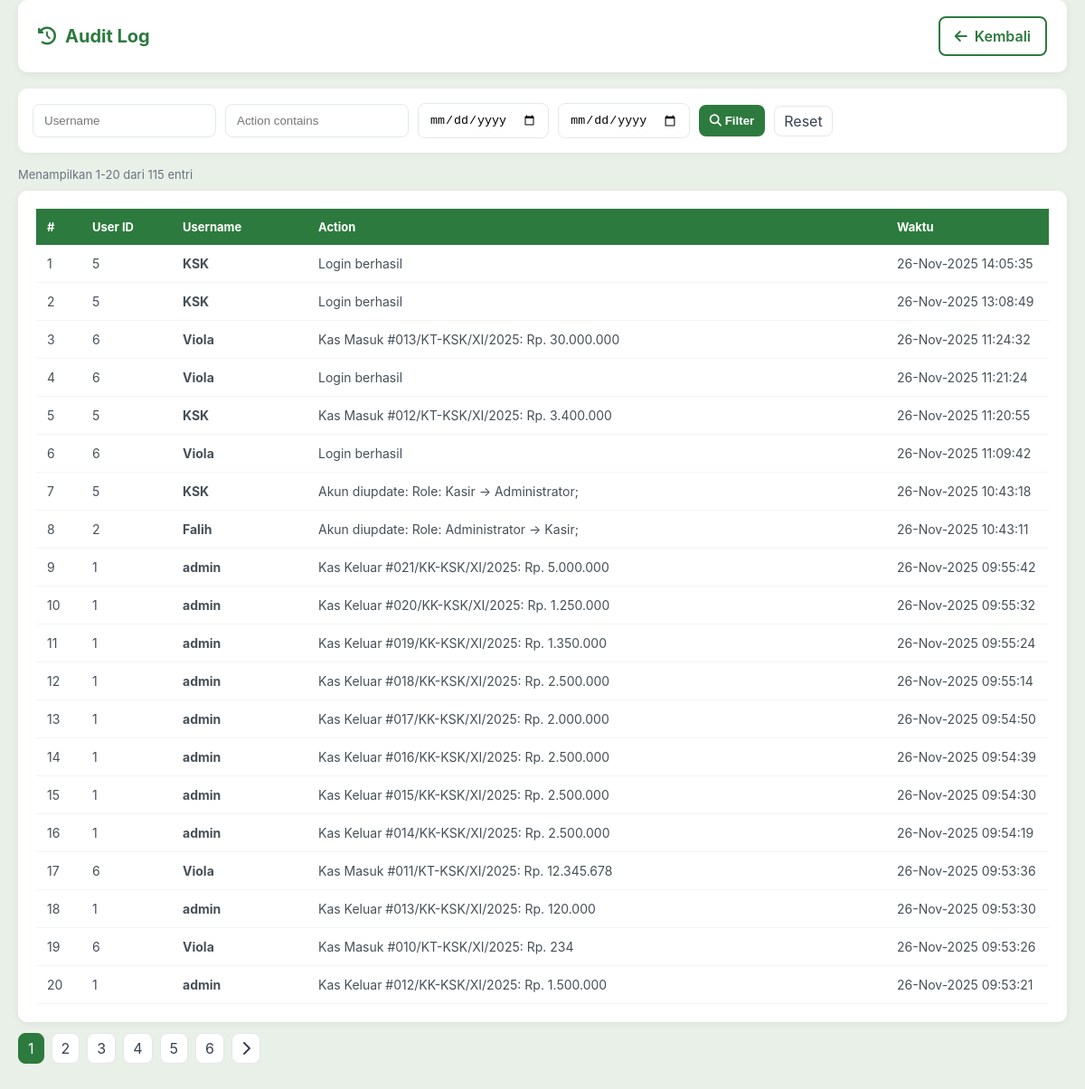
/audit_log.php (signed in), run on the app's committed database.
### tables this page shows
CREATE TABLE `audit_log` (
  `id` int(11) NOT NULL,
  `user_id` int(11) NOT NULL,
  `username` varchar(100) NOT NULL,
  `action` varchar(255) NOT NULL,
  `ip_address` varchar(50) DEFAULT NULL,
  `timestamp` datetime DEFAULT current_timestamp()
);

### audit_log.php (the view, shortened to what this page needs)
<?php
require_once 'config/conn_db.php';
$username = isset($_GET['username']) ? clean_input($_GET['username']) : '';
$actionq = isset($_GET['action_q']) ? clean_input($_GET['action_q']) : '';
$date_from = isset($_GET['date_from']) ? clean_input($_GET['date_from']) : '';
$date_to = isset($_GET['date_to']) ? clean_input($_GET['date_to']) : '';
$page = max(1, intval($_GET['page'] ?? 1));
$perPage = 20;
$where = '';
$countRes = mysqli_query($conn, "SELECT COUNT(*) AS total FROM audit_log $where");
$total = 0;
if ($countRes) {
    $r = mysqli_fetch_assoc($countRes);
    $total = intval($r['total']);
}
$offset = ($page - 1) * $perPage;
$sql = "SELECT * FROM audit_log $where ORDER BY timestamp DESC LIMIT $offset, $perPage";
$res = mysqli_query($conn, $sql);
?>
<!DOCTYPE html>
<html lang="id">
<head>
    <link rel="stylesheet" href="https://cdnjs.cloudflare.com/ajax/libs/font-awesome/6.4.0/css/all.min.css">
</head>
<body>
    <div class="container">
        <div class="header">
            <h2><i class="fas fa-history"></i> Audit Log</h2>
            <div class="page-actions">
                <a href="dashboard.php" class="btn btn-outline"><i class="fas fa-arrow-left"></i> Kembali</a>
            </div>
        </div>
        <div class="form-filters">
            <form method="get" style="display:flex; gap:10px; align-items:center; flex-wrap:wrap; width:100%;">
                <input type="text" name="username" placeholder="Username" value="<?php echo htmlspecialchars($username); ?>">
                <input type="text" name="action_q" placeholder="Action contains" value="<?php echo htmlspecialchars($actionq); ?>">
                <input type="date" name="date_from" value="<?php echo htmlspecialchars($date_from); ?>">
                <input type="date" name="date_to" value="<?php echo htmlspecialchars($date_to); ?>">
                <button type="submit"><i class="fas fa-search"></i> Filter</button>
                <a href="audit_log.php" class="page-link">Reset</a>
            </form>
        </div>
        <div class="small muted" style="margin:10px 0;">
            Menampilkan <?php echo ($total>0?($offset+1)."-".min($offset+$perPage,$total):"0"); ?> dari <?php echo $total; ?> entri
        </div>
        <div class="table-wrap">
            <table>
                <thead>
                    <tr>
                        <th style="width:50px;">#</th>
                        <th style="width:100px;">User ID</th>
                        <th style="width:150px;">Username</th>
                        <th>Action</th>
                        <th style="width:180px;">Waktu</th>
                    </tr>
                </thead>
                <tbody>
                    <?php if ($res && mysqli_num_rows($res) > 0): $no = $offset + 1; while ($row = mysqli_fetch_assoc($res)): ?>
                    <tr>
                        <td><?php echo $no++; ?></td>
                        <td><?php echo htmlspecialchars($row['user_id']); ?></td>
                        <td><strong><?php echo htmlspecialchars($row['username']); ?></strong></td>
                        <td><?php echo htmlspecialchars($row['action']); ?></td>
                        <td><?php echo date('d-M-Y H:i:s', strtotime($row['timestamp'])); ?></td>
                    </tr>
                    <?php endwhile; else: ?>
                    <tr><td colspan="5" class="muted" style="text-align:center; padding:20px;">
                        <i class="fas fa-inbox"></i> Belum ada data audit log.
                    </td></tr>
                    <?php endif; ?>
                </tbody>
            </table>
        </div>
        <?php if ($total > $perPage): ?>
        <div class="pagination">
            <?php
            $totalPages = max(1, ceil($total / $perPage));
            $baseUrl = 'audit_log.php?username=' . urlencode($username) . '&action_q=' . urlencode($actionq) . '&date_from=' . urlencode($date_from) . '&date_to=' . urlencode($date_to) . '&page=';
            for ($p = 1; $p <= $totalPages; $p++) {
                if ($p == $page) {
                    echo '<span class="page-link active">' . $p . '</span>';
                } else {
                    echo '<a class="page-link" href="' . $baseUrl . $p . '">' . $p . '</a>';
                }
            }
            if ($page < $totalPages) {
                echo '<a class="page-link" href="' . $baseUrl . ($page+1) . '"><i class="fas fa-chevron-right"></i></a>';
            }
            ?>
        </div>
        <?php endif; ?>
    </div>
</body>
</html>

### audit_log.php (style rules this page uses)
* { margin:0; padding:0; box-sizing: border-box; }
body { font-family: 'Inter', sans-serif; background: #e8f0e8; min-height: 100vh; }
.container { max-width: 100%; margin: 0; padding: 0 20px 40px; }
.header { background: white; padding: 18px 22px; border-radius: 10px; margin-bottom: 18px; box-shadow: 0 2px 8px rgba(0,0,0,0.06); display: flex; justify-content: space-between; align-items: center; gap: 12px; }
.header h2 { color: #2d7a3e; font-size: 20px; display:flex; align-items:center; gap:10px; }
.page-actions { display:flex; gap:10px; }
.btn { padding: 10px 16px; border-radius: 8px; cursor: pointer; border: none; font-weight: 600; display:inline-flex; align-items:center; gap:8px; text-decoration:none; transition: all 0.3s ease; }
.btn-outline { background: white; border: 2px solid #2d7a3e; color: #2d7a3e; }
.form-filters { background: white; padding: 16px; border-radius: 10px; box-shadow: 0 2px 8px rgba(0,0,0,0.04); margin-bottom: 16px; display:flex; gap:10px; flex-wrap:wrap; align-items:center; }
.form-filters input[type=text], .form-filters input[type=date] { padding:10px 12px; border:1px solid #e2e8f0; border-radius:8px; }
.form-filters button { padding:10px 12px; border-radius:8px; border:none; background:#2d7a3e; color:white; cursor:pointer; font-weight: 600; }
.table-wrap { background: white; padding: 20px; border-radius: 10px; box-shadow: 0 2px 8px rgba(0,0,0,0.06); overflow-x:auto; }
table { width:100%; border-collapse: collapse; min-width: 720px; }
thead th { background: #2d7a3e; color: white; padding:12px; text-align:left; font-size:13px; }
tbody td { padding:12px; border-bottom:1px solid #f1f5f4; color:#475057; font-size:14px; }
.muted { color:#6b7280; font-size:13px; }
.pagination { margin-top:12px; display:flex; gap:8px; align-items:center; flex-wrap:wrap; }
.page-link { padding:6px 10px; border-radius:8px; border:1px solid #e5e7eb; background:white; text-decoration:none; color:#374151; transition: all 0.3s ease; }
.page-link.active { background:#2d7a3e; color:white; border-color:#2d7a3e }

### data on the page
audit_log: user "5", username "KSK", action "Login berhasil", timestamp "26-Nov-2025 14:05:35"
audit_log: user "5", username "KSK", action "Login berhasil", timestamp "26-Nov-2025 13:08:49"
audit_log: user "6", username "Viola", action "Kas Masuk #013/KT-KSK/XI/2025: Rp. 30.000.000", timestamp "26-Nov-2025 11:24:32"
audit_log: user "6", username "Viola", action "Login berhasil", timestamp "26-Nov-2025 11:21:24"
audit_log: user "5", username "KSK", action "Kas Masuk #012/KT-KSK/XI/2025: Rp. 3.400.000", timestamp "26-Nov-2025 11:20:55"
audit_log: user "6", username "Viola", action "Login berhasil", timestamp "26-Nov-2025 11:09:42"
audit_log: user "5", username "KSK", action "Akun diupdate: Role: Kasir → Administrator;", timestamp "26-Nov-2025 10:43:18"
audit_log: user "2", username "Falih", action "Akun diupdate: Role: Administrator → Kasir;", timestamp "26-Nov-2025 10:43:11"
audit_log: user "1", username "admin", action "Kas Keluar #021/KK-KSK/XI/2025: Rp. 5.000.000", timestamp "26-Nov-2025 09:55:42"
audit_log: user "1", username "admin", action "Kas Keluar #020/KK-KSK/XI/2025: Rp. 1.250.000", timestamp "26-Nov-2025 09:55:32"
audit_log: user "1", username "admin", action "Kas Keluar #019/KK-KSK/XI/2025: Rp. 1.350.000", timestamp "26-Nov-2025 09:55:24"
audit_log: user "1", username "admin", action "Kas Keluar #018/KK-KSK/XI/2025: Rp. 2.500.000", timestamp "26-Nov-2025 09:55:14"
audit_log: user "1", username "admin", action "Kas Keluar #017/KK-KSK/XI/2025: Rp. 2.000.000", timestamp "26-Nov-2025 09:54:50"
audit_log: user "1", username "admin", action "Kas Keluar #016/KK-KSK/XI/2025: Rp. 2.500.000", timestamp "26-Nov-2025 09:54:39"
audit_log: user "1", username "admin", action "Kas Keluar #015/KK-KSK/XI/2025: Rp. 2.500.000", timestamp "26-Nov-2025 09:54:30"
audit_log: user "1", username "admin", action "Kas Keluar #014/KK-KSK/XI/2025: Rp. 2.500.000", timestamp "26-Nov-2025 09:54:19"
audit_log: user "6", username "Viola", action "Kas Masuk #011/KT-KSK/XI/2025: Rp. 12.345.678", timestamp "26-Nov-2025 09:53:36"
audit_log: user "1", username "admin", action "Kas Keluar #013/KK-KSK/XI/2025: Rp. 120.000", timestamp "26-Nov-2025 09:53:30"
audit_log: user "6", username "Viola", action "Kas Masuk #010/KT-KSK/XI/2025: Rp. 234", timestamp "26-Nov-2025 09:53:26"
audit_log: user "1", username "admin", action "Kas Keluar #012/KK-KSK/XI/2025: Rp. 1.500.000", timestamp "26-Nov-2025 09:53:21"

### other printed values
$offset+1 "1"
min($offset+$perPage,$total) "20"
$total "115"
